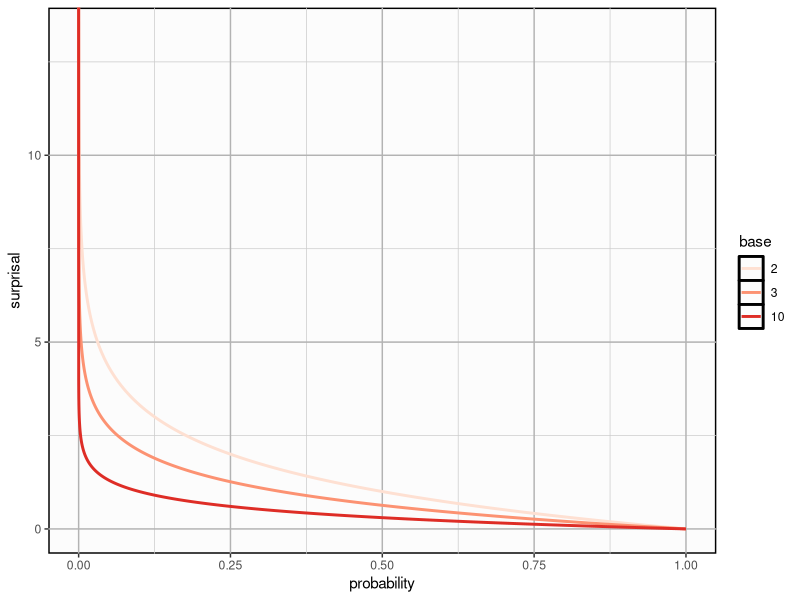

Generate this figure with R:
## ---- chunk 1
library(dplyr)
library(tidyr)
library(ggplot2)

surprisal <- function(p, b = 2) log(1/p, b)

theme_sp <- function() {
  theme(
    panel.background = element_rect(
      fill = "grey99",
      color = "black",
      linewidth = 1
    ),
    panel.grid.major = element_line(color = "grey70"),
    panel.grid.minor = element_line(color = "grey80"),
  )
}

## ---- chunk 2
data <-
  data.frame(x = seq(0, 1, 0.0001)) %>% 
  mutate(
    `2` = surprisal(x, 2),
    `3` = surprisal(x, 3),
    `10` = surprisal(x, 10),
  ) %>% 
  pivot_longer(
    cols = c("2", "3", "10"),
    names_to = "base",
    values_to = "value"
  )

data$base <- factor(data$base, levels = c(2, 3, 10))

data %>% 
  ggplot(aes(x = x, y = value, color = base)) +
  geom_line(size = 1) +
  # scale_color_manual(values = c(`2` = "grey80", `3` = "grey60", `10` = "grey20")) +
  scale_color_brewer(palette = "Reds") +
  labs(x = "probability", y = "surprisal", color = "base") +
  theme_sp()

